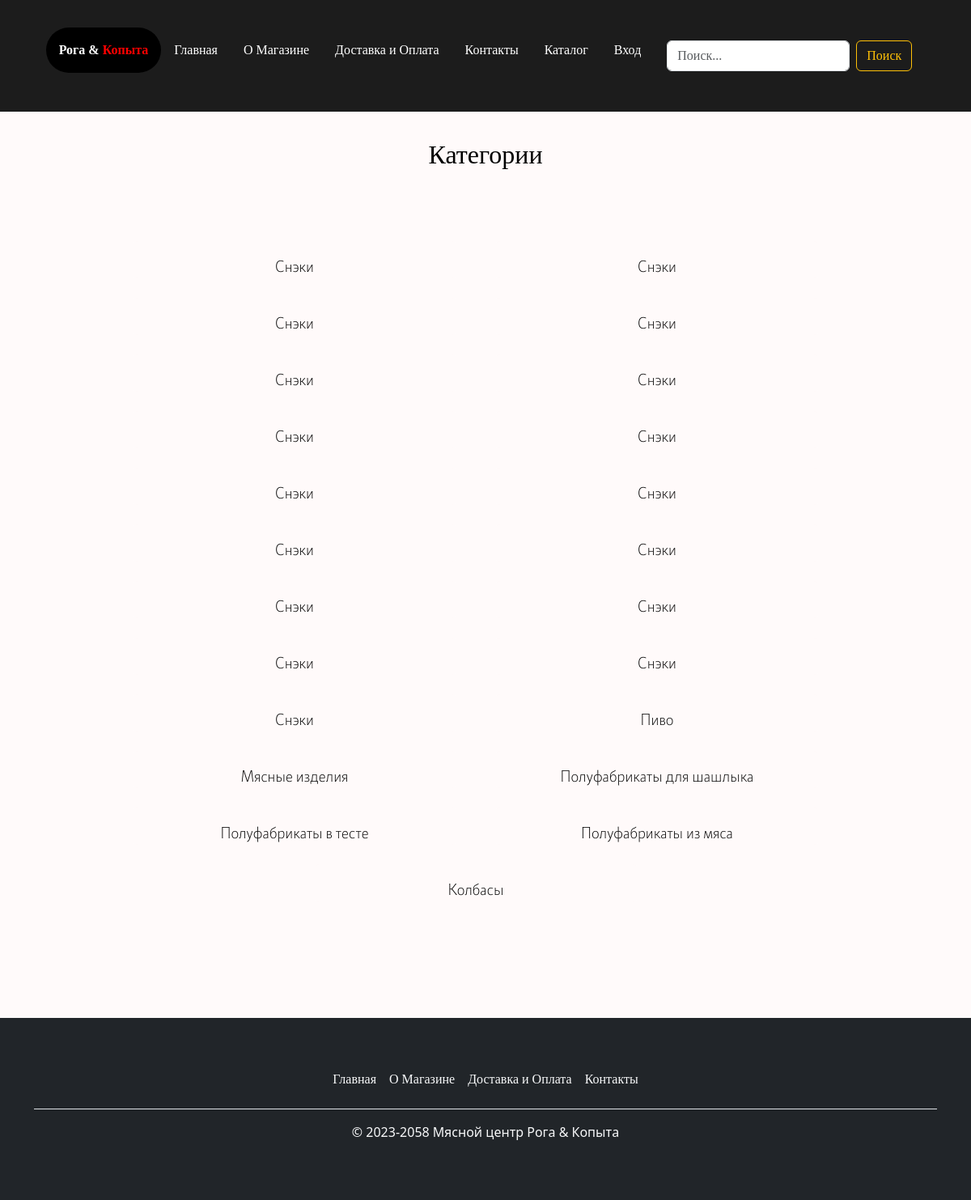
Page /catalog/ on the earlier database version.
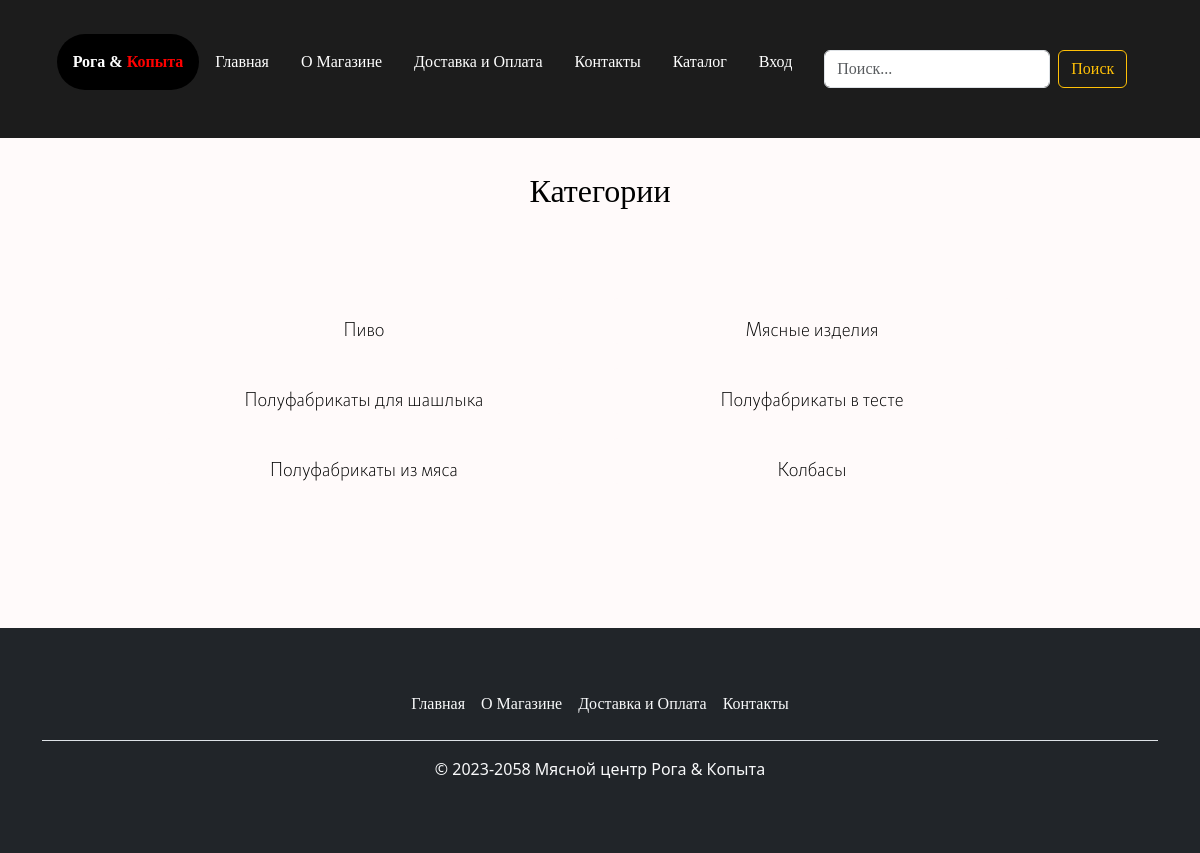
Same page on the later database version.
### mainapp/models.py (models this page shows, shortened)
class Category(models.Model):
    title = models.CharField(max_length=80, verbose_name='Название')
    class Meta:
        ordering = ('title',)
        verbose_name = 'Категория'
        verbose_name_plural = 'Категории'

### mainapp/views.py (the view)
# urls.py: path('catalog/', views.category, name='catalog'),
def category(request, *args, **kwargs):
    categories = Category.objects.all().order_by('-id')
    context = {
        'categories': categories,
    }
    return render(request, 'mainapp/catalog.html', context, *args, **kwargs)

### mainapp/templates/mainapp/catalog.html (shortened to what this page needs)
{% extends 'mainapp/base.html' %}
{% load static %}
{% block content %}
<h3 class="title">Категории</h3>
<div class="d-flex flex-wrap justify-content-center gap-4" style="padding:5rem; margin-bottom:4rem">
    {% for category in categories %}
    <div class="card me-4" style="width: 25rem;border:none;background-color:#FFFAFA;">
        <a class="text-center ah"  href="{% url 'mainapp:category' product.category.pk product.category.slug %}" style="margin-top:1rem">{{ category.title }}</a>
    </div>
    {% endfor %}
</div>
{% endblock %}

### mainapp/templates/mainapp/base.html (shortened to what this page needs)
{% load static %}
{% load cart_tag %}
<html lang="en">
<head>
    <link rel="stylesheet" href="{% static 'css/bootstrap.min.css' %}">
    <link rel="stylesheet" href="{% static 'css/header.css' %}">
    <link rel="stylesheet" href="{% static 'css/main.css' %}">
</head>
<body>
<header class="header sticky sticky--top " style="z-index: 9999;  width:100%;">
    <nav class="navbar navbar-expand-lg" style="margin-top:1rem">
        <div class="container-fluid ">
            <div class="collapse navbar-collapse" id="navbarSupportedContent">
                <ul class="navbar-nav me-auto mb-2 mb-lg-0 w-100 justify-content-center">
                    <li class="navigation__item">
                        <a href="{% url 'mainapp:home' %}"
                           class="navigation__link navigation__link--is-active text-center">
                            <span style="color:white;font-weight:bold;">Рога</span>
                            <span style="color:white;font-weight:bold;">&</span>
                            <span style="color:red;font-weight:bold;">Копыта</span>
                        </a>
                    </li>
                    <li class="navigation__item">
                        <a href="{% url 'mainapp:home' %}"
                           class="navigation__link underline-one text-center">Главная</a>
                    </li>
                    <li class="navigation__item">
                        <a href="{% url 'mainapp:about' %}" class="navigation__link underline-one text-center">О
                            Магазине</a>
                    </li>
                    <li class="navigation__item">
                        <a href="{% url 'mainapp:about_delivery' %}" class="navigation__link underline-one text-center">Доставка
                            и
                            Оплата</a>
                    </li>
                    <li class="navigation__item">
                        <a href="{% url 'mainapp:contacts' %}" class="navigation__link underline-one text-center">Контакты</a>
                    </li>
                    <li class="navigation__item">
                        <a href="{% url 'mainapp:list_product'%}" class="navigation__link underline-one text-center">Каталог</a>
                    </li>
                    {% if not request.user.is_authenticated %}
                    <li class="nav-item">
                        <a class="navigation__link text-center" href="{% url 'account:registration' %}">Вход</a>
                    </li>
                    {% endif %}
                    <li class="navigation__item">
                        <a class="navigation__link">
                            <form class="d-flex" action="{% url 'mainapp:search' %}">
                                <input class="form-control me-2" type="search" placeholder="Поиск..."
                                       aria-label="Search"
                                       name="q">
                                <button class="btn btn-outline-warning" type="submit">Поиск</button>
                            </form>
                        </a>
                    </li>
                </ul>
            </div>
        </div>
    </nav>
</header>
<div class="content">
    {% block content %}
    {% endblock %}
</div>
<footer class="footer mt-auto py-3 bg-dark">
    <div class="container">
        <footer class="py-3 my-4">
            <ul class="nav justify-content-center border-bottom pb-3 mb-3">
                <li class="nav-item">
                    <a href="{% url 'mainapp:home' %}" class="nav-link px-2 text-light underline-one">Главная</a>
                </li>
                <li class="nav-item">
                    <a href="{% url 'mainapp:about' %}" class="nav-link px-2 text-light underline-one">О Магазине</a>
                </li>
                <li class="nav-item">
                    <a href="{% url 'mainapp:about_delivery' %}" class="nav-link px-2 text-light underline-one">Доставка
                        и Оплата</a>
                </li>
                <li class="nav-item">
                    <a href="{% url 'mainapp:contacts' %}" class="nav-link px-2 text-light underline-one"> Контакты</a>
                </li>
            </ul>
            <p class="text-center  text-light">© 2023-2058 Мясной центр Рога & Копыта</p>
        </footer>
    </div>
</footer>
</body>
</html>

### static/css/header.css (style rules this page uses)
.header { background-color: #1C1C1C; padding-block: 1rem; }
.navigation__link { color: white; display: block; padding-inline: 1em; text-decoration: none; padding:1rem; }
.navigation__link--is-active { background-color: #000; border-radius: 999em; color: #fff; padding:1rem; }

### static/css/main.css (style rules this page uses)
h3, h4, h5, h6, h1, h2 { font-family: second, iralic; }
a { font-family: second; }
.title { color:black; font-size:2em; font-weight: lighter; text-align:center; margin-top:6rem; font-family: second, italic; }

### mainapp/templates/mainapp/base.html (style rules this page uses)
.underline-one { position: relative; cursor: pointer; text-decoration: none; }
.underline-one:after { content: ""; display: block; position: absolute; right: 0; bottom: 10px; width: 0; height: 2px; background-color: black; transition: width 0.5s; }
body { min-height: 100%; display: grid; background-color: #FFFAFA; }
.header { padding: 10px 16px; background-color: #1C1C1C; }
.content { padding: px; }
.sticky { position: fixed; top: 0; width: 100%; }
.sticky + .content { padding-top: 76px; }

### mainapp/templates/mainapp/catalog.html (style rules this page uses)
.ah { color: black !important; text-decoration: none; cursor:pointer; font-family: first; font-size:20px; font-weight: lighter; }

Differences in the rows shown:
removed Category: title "Снэки"
removed Category: title "Снэки"
removed Category: title "Снэки"
removed Category: title "Снэки"
removed Category: title "Снэки"
removed Category: title "Снэки"
removed Category: title "Снэки"
removed Category: title "Снэки"
removed Category: title "Снэки"
removed Category: title "Снэки"
removed Category: title "Снэки"
removed Category: title "Снэки"
removed Category: title "Снэки"
removed Category: title "Снэки"
removed Category: title "Снэки"
removed Category: title "Снэки"
removed Category: title "Снэки"
